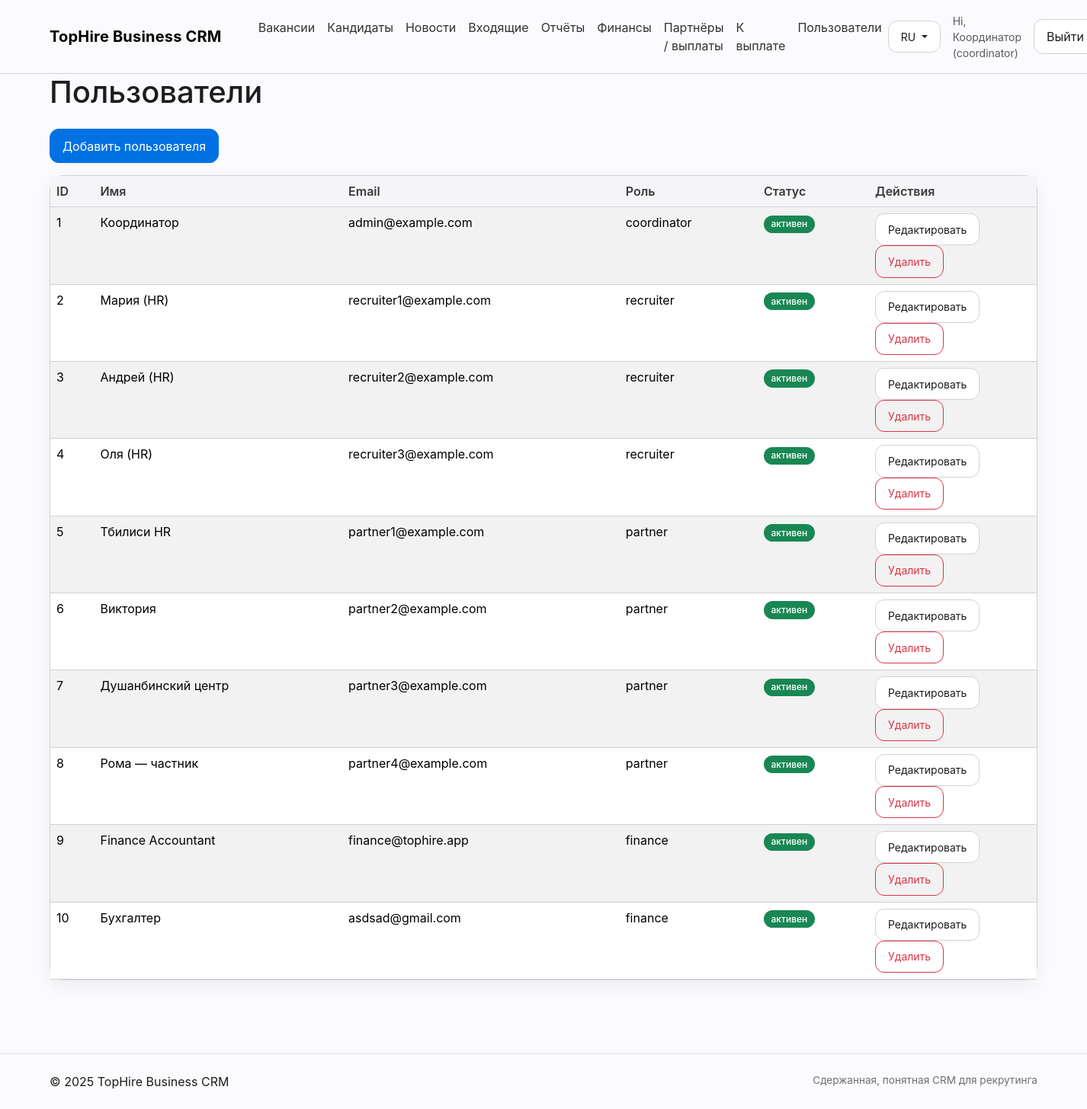
Page /admin/users (signed in) on the committed database.
### models.py (models this page shows)
class Base(DeclarativeBase):
    pass

class User(Base):
    __tablename__ = "users"
    id: Mapped[int] = mapped_column(primary_key=True)
    name: Mapped[str] = mapped_column(String(180))
    email: Mapped[str] = mapped_column(String(255), unique=True, index=True)
    password_hash: Mapped[str] = mapped_column(String(255))
    role: Mapped[str] = mapped_column(String(32))  # coordinator|recruiter|partner
    is_active: Mapped[bool] = mapped_column(Boolean, default=True)
    note: Mapped[str] = mapped_column(Text, default="")
    is_blocked: Mapped[bool] = mapped_column(Boolean, default=False)
    bank_account: Mapped[str] = mapped_column(String(255), default="")
    bank_name: Mapped[str] = mapped_column(String(255), default="")
    company_name: Mapped[str] = mapped_column(String(255), default="")
    tax_id: Mapped[str] = mapped_column(String(100), default="")
    address: Mapped[str] = mapped_column(Text, default="")
    payout_note: Mapped[str] = mapped_column(Text, default="")
    created_at: Mapped[datetime] = mapped_column(DateTime, default=datetime.utcnow)

### app.py (the view)
@app.route("/admin/users")
@login_required
@roles_required("coordinator")
def admin_users():
    users = db.session.query(User).order_by(User.id.asc()).all()
    return render_template("admin/users.html", users=users)

### app.py (called while the page is built)
@app.context_processor
def inject_brand():
    lang = session.get("lang", "ru")
    return {"BRAND": BRAND, "current_lang": lang}

@app.before_request
def load_user():
    g.user = None
    uid = session.get("uid")
    if uid:
        g.user = db.session.get(User, uid)
    g.inbox_count = 0
    g.news_unread_count = 0
    if g.user and g.user.role in ("recruiter","coordinator"):
        g.inbox_count = db.session.query(func.count(Candidate.id)).filter(Candidate.status=="Подан").scalar() or 0
    if g.user:
        g.news_unread_count = (
            db.session.query(func.count(News.id))
            .outerjoin(NewsRead, (NewsRead.news_id == News.id) & (NewsRead.user_id == g.user.id))
            .filter(News.is_published == True, NewsRead.id.is_(None))
            .scalar()
            or 0
        )

def login_required(f):
    from functools import wraps
    @wraps(f)
    def wrapper(*a, **kw):
        if not g.user:
            return redirect(url_for("login"))
        return f(*a, **kw)
    return wrapper

def roles_required(*roles):
    from functools import wraps
    def deco(f):
        @wraps(f)
        def wrapper(*a, **kw):
            if not g.user or g.user.role not in roles:
                abort(403)
            return f(*a, **kw)
        return wrapper
    return deco

### templates/admin/users.html
{% extends "layout.html" %}
{% block content %}
<h1 class="mb-4">Пользователи</h1>
<div class="mb-3">
  <a href="{{ url_for('admin_user_create') }}" class="btn btn-primary">Добавить пользователя</a>
</div>
<div class="card">
  <div class="table-responsive">
    <table class="table table-striped mb-0">
      <thead>
        <tr>
          <th>ID</th>
          <th>Имя</th>
          <th>Email</th>
          <th>Роль</th>
          <th>Статус</th>
          <th style="width: 220px;">Действия</th>
        </tr>
      </thead>
      <tbody>
        {% for u in users %}
        <tr>
          <td>{{ u.id }}</td>
          <td>{{ u.name }}</td>
          <td>{{ u.email }}</td>
          <td>{{ u.role }}</td>
          <td>
            {% if u.is_active %}
              <span class="badge bg-success">активен</span>
            {% else %}
              <span class="badge bg-secondary">выключен</span>
            {% endif %}
          </td>
          <td>
            <a href="{{ url_for('admin_user_edit', user_id=u.id) }}" class="btn btn-sm btn-outline-secondary">Редактировать</a>
            <form method="post"
                  action="{{ url_for('admin_user_delete', user_id=u.id) }}"
                  style="display:inline-block"
                  onsubmit="return confirm('Удалить пользователя {{ u.email }}?');">
              <button type="submit" class="btn btn-sm btn-outline-danger">Удалить</button>
            </form>
          </td>
        </tr>
        {% endfor %}
      </tbody>
    </table>
  </div>
</div>
{% endblock %}

### templates/layout.html (shortened to what this page needs)
<!doctype html>
<html lang="{{ current_lang or 'ru' }}">
<head>
  <link href="https://cdn.jsdelivr.net/npm/bootstrap@5.3.3/dist/css/bootstrap.min.css" rel="stylesheet">
  <link href="{{ url_for('static', filename='css/tophire.css') }}" rel="stylesheet">
</head>
<body>
<nav class="navbar navbar-expand-lg py-3">
  <div class="container">
    <a class="navbar-brand brand" href="{{ url_for('index') }}">{{ BRAND }}</a>
    {% if g.user %}
    <div class="collapse navbar-collapse" id="nav">
      <ul class="navbar-nav ms-4 me-auto">
        <li class="nav-item"><a class="nav-link" href="{{ url_for('jobs') }}">{{ "Вакансії" if current_lang=="uk" else "Вакансии" }}</a></li>
        <li class="nav-item"><a class="nav-link" href="{{ url_for('candidates') }}">{{ "Кандидати" if current_lang=="uk" else "Кандидаты" }}</a></li>
        <li class="nav-item">
          <a class="nav-link" href="{{ url_for('news_list') }}">
            {{ "Новини" if current_lang=="uk" else "Новости" }}
          </a>
        </li>
        {% if g.user.role in ['recruiter','coordinator'] %}
          <li class="nav-item">
            <a class="nav-link" href="{{ url_for('inbox') }}">
              {{ "Вхідні" if current_lang=="uk" else "Входящие" }}
            </a>
          </li>
          <li class="nav-item"><a class="nav-link" href="{{ url_for('reports') }}">{{ "Звіти" if current_lang=="uk" else "Отчёты" }}</a></li>
        {% endif %}
        {% if g.user.role in ['finance','coordinator'] %}
          <li class="nav-item"><a class="nav-link" href="{{ url_for('finance_dashboard') }}">{{ "Фінанси" if current_lang=="uk" else "Финансы" }}</a></li>
          <li class="nav-item"><a class="nav-link" href="{{ url_for('finance_partners') }}">{{ "Партнери / виплати" if current_lang=="uk" else "Партнёры / выплаты" }}</a></li>
          <li class="nav-item"><a class="nav-link" href="{{ url_for('finance_payments') }}">К выплате</a></li>
        {% endif %}
        {% if g.user.role == 'coordinator' %}
          <li class="nav-item"><a class="nav-link" href="{{ url_for('admin_users') }}">{{ "Користувачі" if current_lang=="uk" else "Пользователи" }}</a></li>
        {% endif %}
      </ul>
      <div class="d-flex align-items-center gap-3">
        <div class="dropdown">
          <button class="btn btn-sm btn-outline-secondary dropdown-toggle" type="button" data-bs-toggle="dropdown">
            {{ "UA" if current_lang=="uk" else "RU" }}
          </button>
        </div>
        <span class="text-muted small d-inline-flex align-items-center gap-2">
          <span>{{ "Привіт" if current_lang=="uk" else "Hi" }}, {{ g.user.name }} ({{ g.user.role }})</span>
        </span>
        <a class="btn btn-outline-secondary" href="{{ url_for('logout') }}">{{ "Вийти" if current_lang=="uk" else "Выйти" }}</a>
      </div>
    </div>
    {% endif %}
  </div>
</nav>
<main class="container pb-5">
  {% block content %}{% endblock %}
</main>
<footer class="py-4 mt-5 border-top">
  <div class="container d-flex justify-content-between">
    <span>© {{ 2025 }} {{ BRAND }}</span>
    <span class="small-note">{{ "Стримана, зрозуміла CRM для рекрутингу" if current_lang=="uk" else "Сдержанная, понятная CRM для рекрутинга" }}</span>
  </div>
</footer>
</body></html>

### static/css/tophire.css (style rules this page uses)
:root { --bg:#fbfbfd; --card:#ffffff; --text:#1d1d1f; --muted:#6e6e73; --blue:#0071e3; --line:#d2d2d7; --shadow: 0 8px 24px rgba(0,0,0,.06); --radius: 18px; }
html,body { background:var(--bg); color:var(--text); font-family:-apple-system, BlinkMacSystemFont, 'Segoe UI', Roboto, 'Helvetica Neue', Arial }
.navbar { background:transparent; border-bottom:1px solid var(--line); }
.nav-link { color:var(--text)!important; opacity:.9 }
.btn { border-radius:12px; padding:.6rem 1rem }
.btn-primary { background:var(--blue); border-color:var(--blue) }
.btn-outline-secondary { border-color:var(--line); color:var(--text); background:#fff }
.badge { border-radius:999px; font-weight:500; padding:.35rem .6rem }
.card { background:var(--card); border:1px solid var(--line); border-radius:var(--radius); box-shadow:var(--shadow) }
.table { color:var(--text) }
.table thead th { background:#f5f5f7; border-bottom:1px solid var(--line); font-weight:600; color:#3a3a3c }
.table tbody tr { border-bottom:1px solid var(--line) }
.small-note { color:var(--muted); font-size:.85rem }
.brand { font-weight:700; letter-spacing:.2px }

### rows in the picture
User: user.name "Координатор", user.role "coordinator", id "1", name "Координатор", email "admin@example.com", role "coordinator", is_active "активен"
User: id "2", name "Мария (HR)", email "recruiter1@example.com", role "recruiter", is_active "активен"
User: id "3", name "Андрей (HR)", email "recruiter2@example.com", role "recruiter", is_active "активен"
User: id "4", name "Оля (HR)", email "recruiter3@example.com", role "recruiter", is_active "активен"
User: id "5", name "Тбилиси HR", email "partner1@example.com", role "partner", is_active "активен"
User: id "6", name "Виктория", email "partner2@example.com", role "partner", is_active "активен"
User: id "7", name "Душанбинский центр", email "partner3@example.com", role "partner", is_active "активен"
User: id "8", name "Рома — частник", email "partner4@example.com", role "partner", is_active "активен"
User: id "9", name "Finance Accountant", email "finance@tophire.app", role "finance", is_active "активен"
User: id "10", name "Бухгалтер", email "asdsad@gmail.com", role "finance", is_active "активен"

### other values in the picture
{{ BRAND }} "TopHire Business CRM"
{{ "Вакансії" if current_lang=="uk" else "Вакансии" }} "Вакансии"
{{ "Кандидати" if current_lang=="uk" else "Кандидаты" }} "Кандидаты"
{{ "Новини" if current_lang=="uk" else "Новости" }} "Новости"
{{ "Вхідні" if current_lang=="uk" else "Входящие" }} "Входящие"
{{ "Звіти" if current_lang=="uk" else "Отчёты" }} "Отчёты"
{{ "Фінанси" if current_lang=="uk" else "Финансы" }} "Финансы"
{{ "Партнери / виплати" if current_lang=="uk" else "Партнёры / выплаты" }} "Партнёры / выплаты"
{{ "Користувачі" if current_lang=="uk" else "Пользователи" }} "Пользователи"
{{ "UA" if current_lang=="uk" else "RU" }} "RU"
{{ "Привіт" if current_lang=="uk" else "Hi" }} "Hi"
{{ "Вийти" if current_lang=="uk" else "Выйти" }} "Выйти"
{{ 2025 }} "2025"
